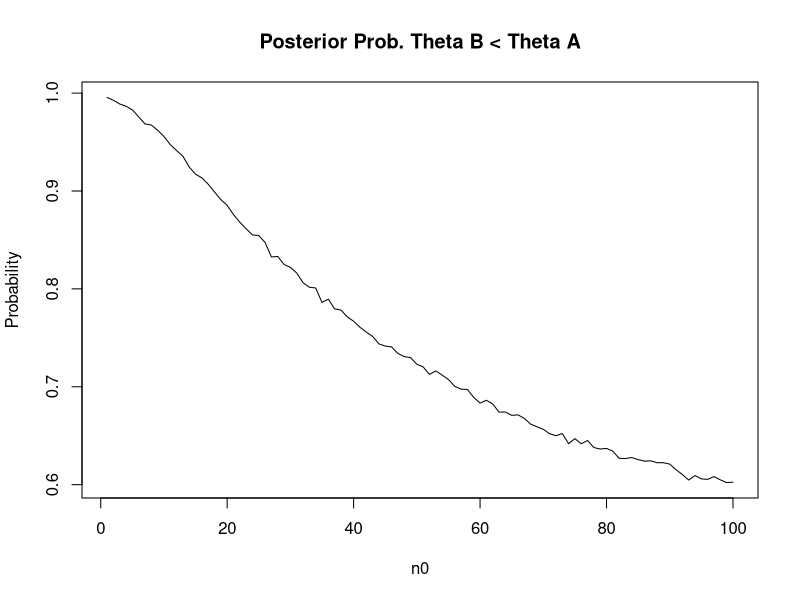
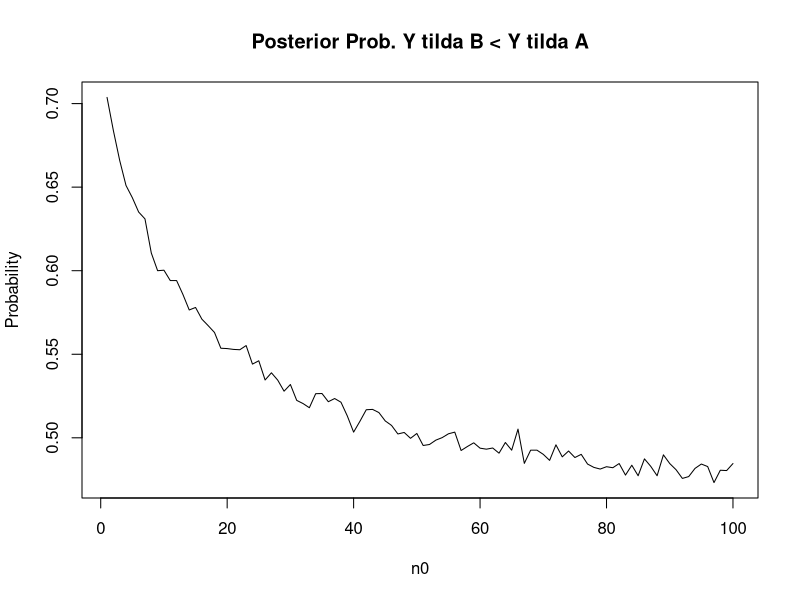
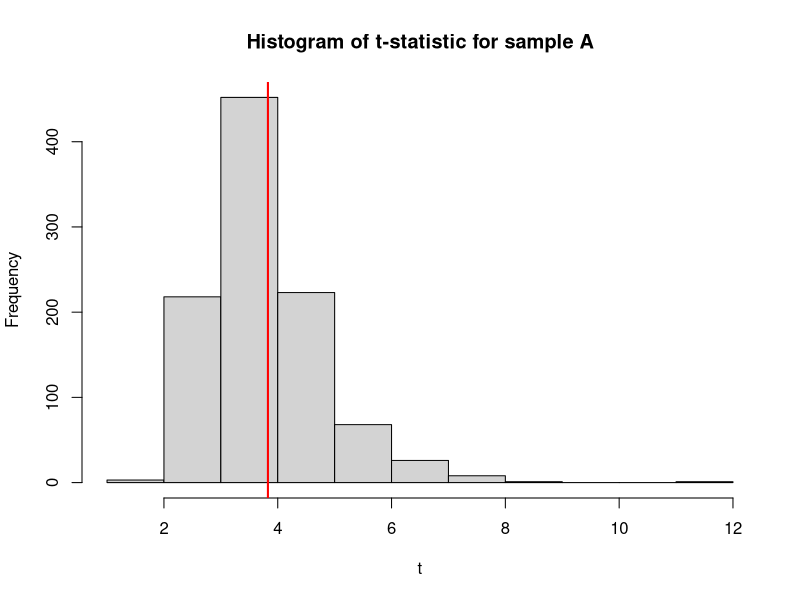
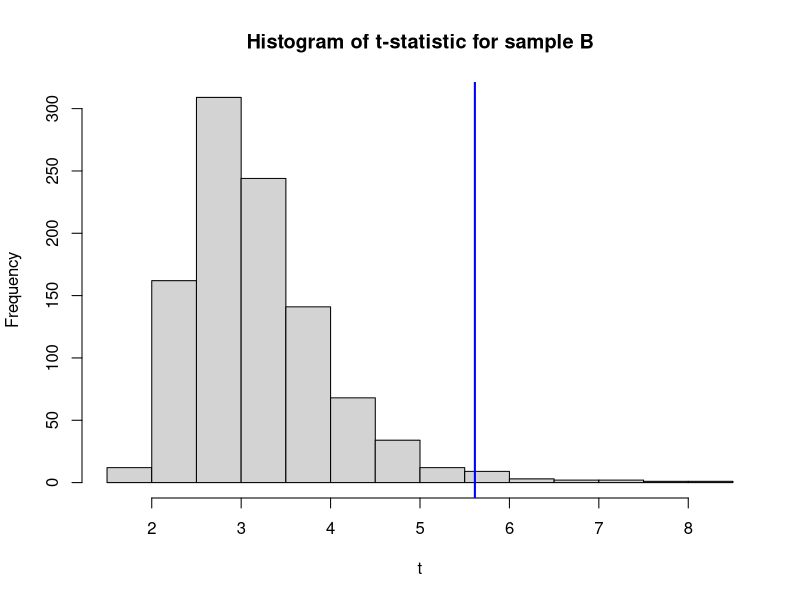

The R source for these figures, in order:
## ---- chunk 1
#sampling a
ya <- c(12,9,12,14,13,13,15,8,15,6)
na <- length(ya)
sya <- sum(ya)

a1 <- 120; a2 <- 10 #prior parameters 

yb <- c(11,11,10,9,9,8,7,10,6,8,8,9,7)
nb <- length(yb)
syb <- sum(yb)

b1 <- 12; b2 <- 1

#Monte Carlo sampling
set.seed(1651)

thetaa.mc <- rgamma(10000, a1 + sya, a2 + na) #using 10000 samplings for each theta
thetab.mc <- rgamma(10000, b1 + syb, b2 + nb)

mean(thetab.mc < thetaa.mc)
## ---- chunk 2
n0 <- seq(1:100)

set.seed(1651)
postprob <- c() # for inputting probability value for each iteration

#calculating posterior prob. theta b < theta a for values of n0
for(i in 1:length(n0)){
  thetab.mc <- rgamma(10000, b1*i + syb, i + nb)
  postprob[i] <- mean(thetab.mc < thetaa.mc)
}

print(postprob)
plot(n0, postprob, type = "l", main = "Posterior Prob. Theta B < Theta A", xlab = "n0", ylab = "Probability")
## ---- chunk 3
thetaa.mc <- rgamma(10000, a1 + sya, a2 + na)
thetab.mc <- rgamma(10000, b1 + syb, b2 + nb)

#posterior predictive sampling
set.seed(1651)

ya.mc <- rpois(10000, thetaa.mc)
yb.mc <- rpois(10000, thetab.mc)

mean(yb.mc < ya.mc)
## ---- chunk 4
set.seed(1651)
postpred <- c() 

#calculating posterior prob. theta b < theta a for values of n0
for(i in 1:length(n0)){
  thetab.mc <- rgamma(10000, b1*i + syb, i + nb)
  newyb.mc <- rpois(10000, thetab.mc)
  postpred[i] <- mean(newyb.mc < ya.mc)
}

print(postpred)
plot(n0, postpred, type = "l", main = "Posterior Prob. Y tilda B < Y tilda A", xlab = "n0", ylab = "Probability")
## ---- chunk 5
ta.mc <- c() #sample statistic of interest
set.seed(1651)

for(s in 1:1000){
  thetaa.mc <- rgamma(1, a1 + sya, a2 + na)
  ya.mc <- rpois(na,thetaa.mc)
  ta.mc[s] <- mean(ya.mc)/sd(ya.mc) 
}
ta.obs <- mean(ya)/sd(ya)

hist(ta.mc, main = "Histogram of t-statistic for sample A", xlab = "t")
abline(v = ta.obs, col = "red", lwd = 2)

#calculating absolute mean difference for all t.mc iterations
for(i in 1:1000){
  diff <- abs(ta.mc[i] - ta.obs)
}
mean(diff)
## ---- chunk 6
tb.mc <- c()
set.seed(1651)

for(s in 1:1000){
  thetab.mc <- rgamma(1, b1 + syb, b2 + nb)
  yb.mc <- rpois(nb,thetab.mc)
  tb.mc[s] <- mean(yb.mc)/sd(yb.mc) 
}
tb.obs <- mean(yb)/sd(yb)

hist(tb.mc, main = "Histogram of t-statistic for sample B", xlab = "t")
abline(v = tb.obs, col = "blue", lwd = 2)

for(i in 1:1000){
  diff <- abs(tb.mc[i] - tb.obs)
}
mean(diff)
